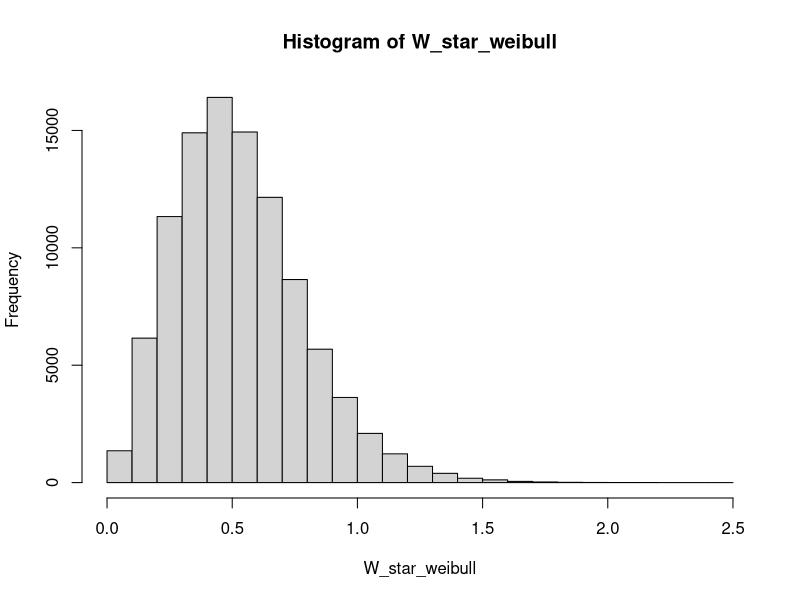
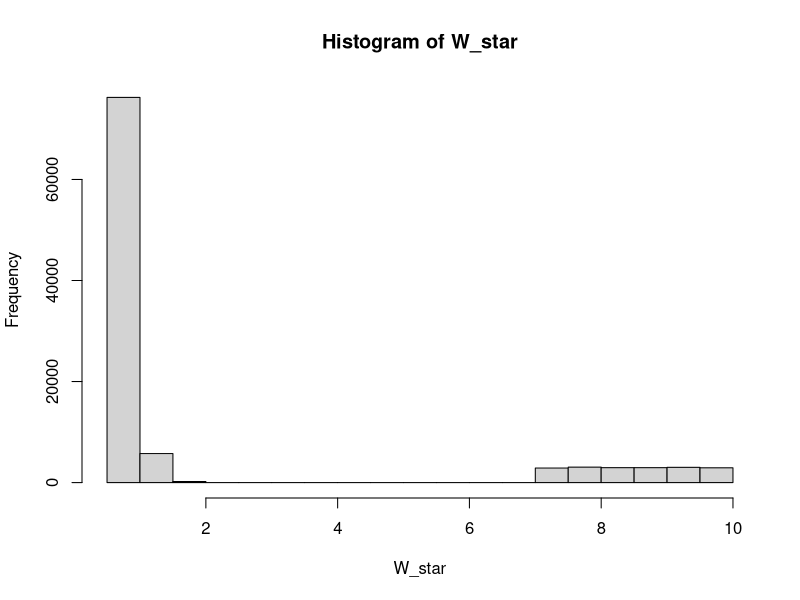
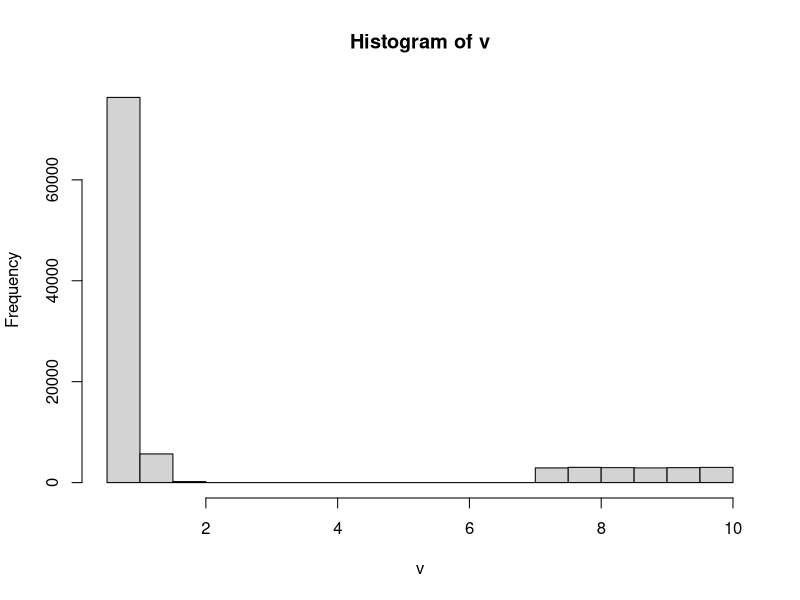
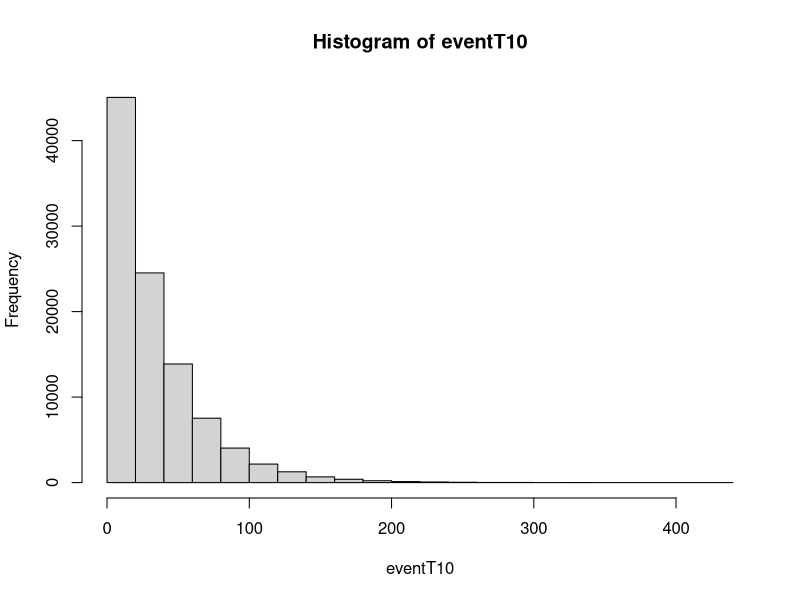
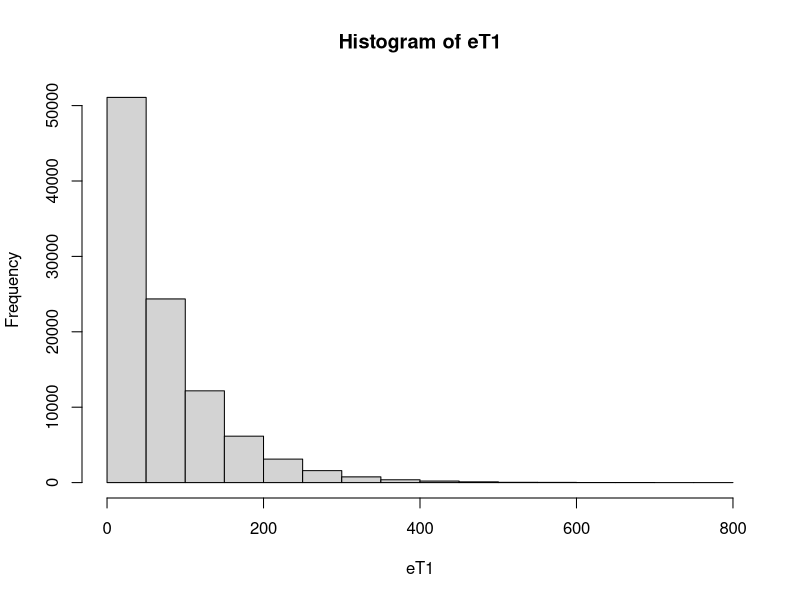
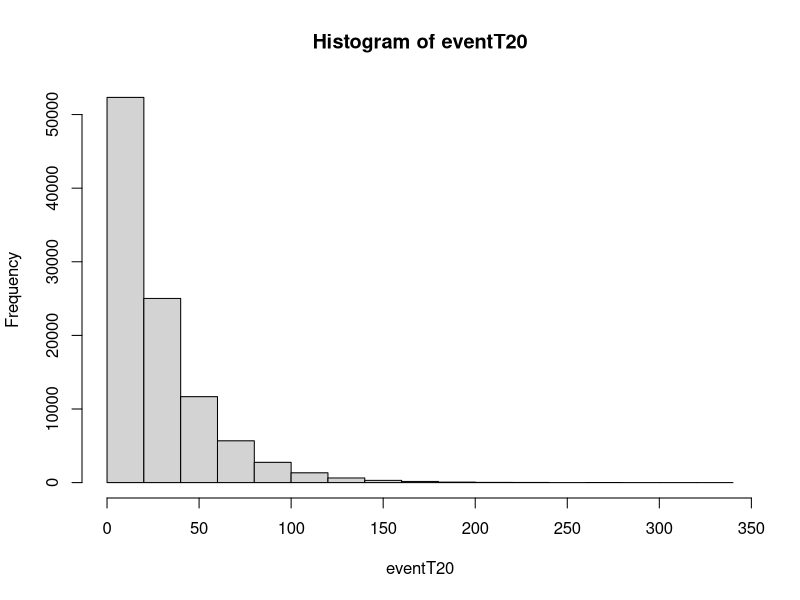
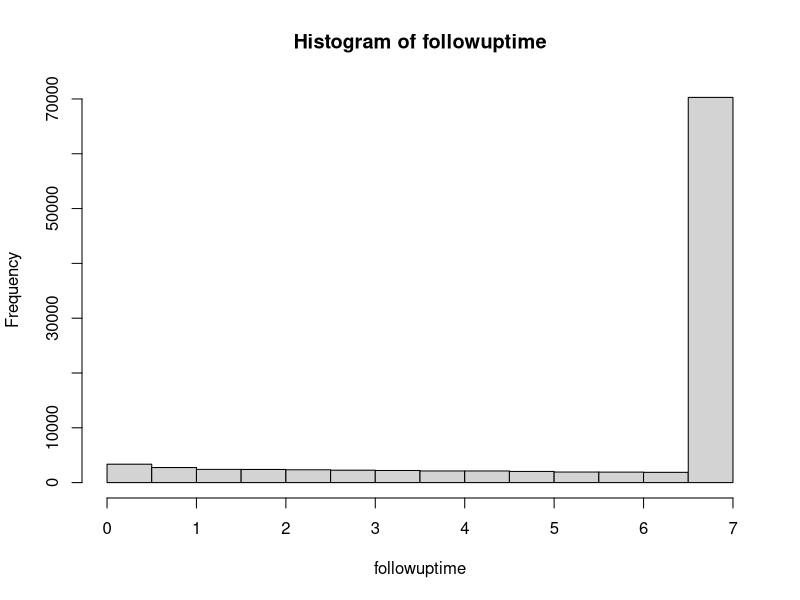
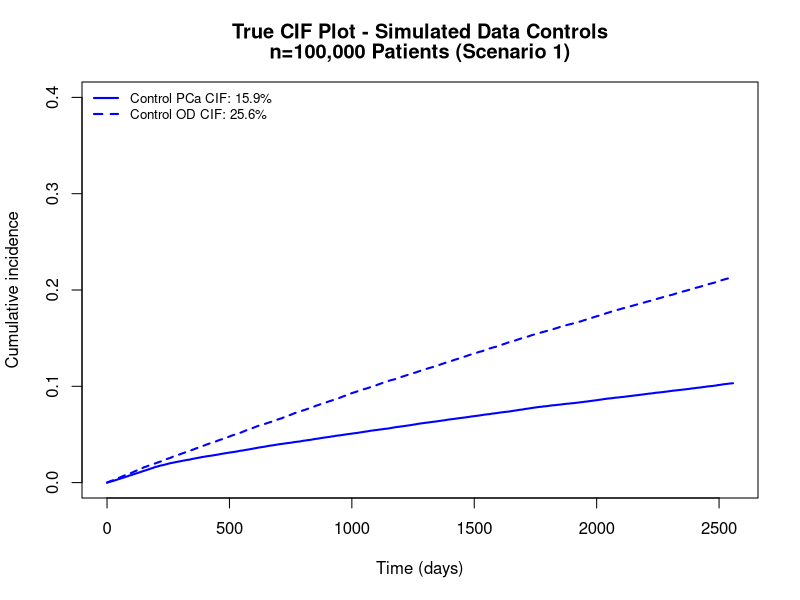

The R script that drew these images, in order: (Note: this script raises an error after producing the figures.)
# Load required libraries
library(survival)

# Seed
set.seed(605501225)

# Number of patients
n <- 100000

# Confounder (L as our measured confounder)
L <- rnorm(n, mean = 0, sd = 1)

# Treatment initiation times using a Weibull distribution
lambda <- 2.5  # Shape parameter for Weibull distribution
scale_param <- 0.585 * exp(0.2 * L)
W_star_weibull <- rweibull(n, shape = lambda, scale = scale_param)

hist(W_star_weibull)
summary(W_star_weibull)


##THE ABOVE CODE RETURNS TIMES LESS THAN 0.5 FOR ROUGHLY 51% OF THE PATIENTS

g <- 0.5


# Sample treatment times until all are greater than 0.5
for (i in 1:n) {
  while (TRUE) {
    time <- rweibull(1, shape = lambda, scale = scale_param[i])
    if (time > 0.5) {
      W_star_weibull[i] <- time
      break
    }
  }
}



#the ones who were never treated at all
num_7<-round(0.178 * length(W_star_weibull))
sampled_indices <- sample(length(W_star_weibull), num_7)
W_star_weibull[sampled_indices]  <- 7 + runif(num_7, min = 0, max = 3)  # Adding a random time beyond 7 years for variation



W_star<-W_star_weibull

hist(W_star)


##the above is dependent on L

##
v<-sample(W_star, n, replace = T)
summary(v)
hist(v)

# Determine treatment status at any time t
A <- ifelse(v <= g, 1, 0)
table(A)



##Time to events
#Event 1: PCa Death
lambda1<-0.030; betaA1 <- -0.78; betaL <- 0.95
#pre-treatment
eventT10<-rexp(n, rate = lambda1 * exp(0*L))
hist(eventT10)
#post-treatment
newT1<-rexp(n, rate = lambda1 * exp(0*L + betaA1))
#event time 1
eT1<-ifelse(eventT10<v, eventT10, (newT1+v))
#hist(eT1)
#eT1<-ifelse(eventT10<v, eventT10, (eventT10+v))
#eT1<-eventT10
hist(eT1)


##Event 2 (not dependent on A_t)
lambda2<-0.037; betaL2 <- 1.15
eventT20<-rexp(n, rate = lambda2 * exp(0*L))
hist(eventT20)

eT2<-eventT20

#eT2<-ifelse(eventT20<v, eventT20, (eventT20+v ))
#hist(eT2)

# survival time
followuptime <- pmin(eT1, eT2,7)
hist(followuptime)

# Generate event indicator (1: prostate cancer death, 2: other death, 0: censored)
death <- ifelse(eT1 == followuptime, 1, ifelse(eT2 == followuptime, 2,0))
table(death)

# Create a data frame
Simdata2 <- data.frame(Patientid = 1:n,
                       L=L,
                       A=A,
                       Treatment_time=v,
                       Followuptime=followuptime,
                       Death=death,
                       Vital_status = ifelse(death==0, 0, 1)
)

head(Simdata2)

##Let's convert followuptime and treatment_time to days 
Simdata2$Followuptime<-round(Simdata2$Followuptime*365.25, digits = 2)
Simdata2$Treatment_time<-round(Simdata2$Treatment_time*365.25, 2)

##Overall survival at 7 years
km2 <- survfit(Surv(Followuptime, Vital_status) ~ 0, data = Simdata2)
summary(km2, times=2556)

##CIFs at 7 years
cif2 <- survfit(Surv(Followuptime, as.factor(Death)) ~ 0, data = Simdata2)
summary(cif2, times=2556)


plot(cif2,ylim=c(0,0.40),xlab="Time (days)",ylab="Cumulative incidence", 
     col=c("blue","blue"),lwd=2,lty=c(1,2),conf.int=F,
     main=c(paste("True CIF Plot - Simulated Data Controls"), paste("n=100,000 Patients (Scenario 1)")))
legend(x="topleft",c("Control PCa CIF: 15.9%", "Control OD CIF: 25.6%"),
       col=c("blue", "blue"),lwd=2,lty=c(1,2),bty="n", c=0.8)


###combined true graphs
plot(cif1,ylim=c(0,0.40),xlab="Time (days)",ylab="Cumulative incidence", 
     col=c("red","red"),lwd=2,lty=c(1,2),conf.int=F,
     main=c(paste("True CIF Plot - Simulated Data"), paste("n=100,000 Patients (Scenario 1)")))
lines(cif2,col=c("blue","blue"),lwd=2,lty=c(1,2),conf.int=F)

legend(x="topleft",c("Treated PCa CIF: 8.6%","Control PCa CIF: 10.3%",
                     "Treated OD CIF: 21.7%", "Control OD CIF: 21.3%"),
       col=c("red","blue", "red", "blue"),lwd=2,lty=c(1,1,2,2),bty="n", c=0.8)

